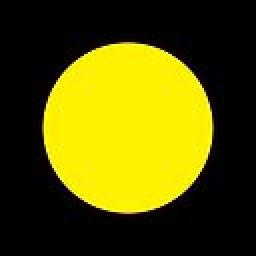
#> input picture imagenesPruebas/circle1.png, 128 x 128 px, found by its file name (shown 2 times larger)
$ jupyter execute --allow-errors Practica2-1.ipynb
#> lines starting #> are read from the running program, lines starting #| are printed output that depends on the picture; pictures that were not available may be replaced by others from this repository, and a replacement may not be noted
### segmentacion/globalT.py
import numpy as np
from .thresholding import thresholding

def thresholdingGlobal(D, threshold): # 0 or 255 since the threshold
    upThreshold = []
    downThreshold = []
    width_D, height_D = D.shape
    for row in range(width_D):
        for column in range(height_D):
            if(D[row][column]>threshold):
                upThreshold.append(D[row][column])
            else:
                downThreshold.append(D[row][column])
    np.array(upThreshold)
    np.array(downThreshold)
    meanup = np.mean(upThreshold)
    meandown = np.mean(downThreshold)
    newThreshold = (meandown + meanup)/2
    imagen = thresholding(D,newThreshold)
    return imagen


def rgb2gray(rgb):
    return np.dot(rgb[..., :3], [0.299, 0.587, 0.114]).astype(np.uint8)

### utilidades/Practica2-1.ipynb
[cell 1]
import numpy as np

# [113 lines left out: functions obtenerCuadrante, primer1, FreemanChain, not called in this run]

#> (a cell that did not finish here is left out)

[cell 3]
import cv2
import numpy as np
import matplotlib.pyplot as plt
from general import rgb2gray
from general import alpha2rgb
from segmentacion.otsu import thresholdOtsu
from formas_binarias import detectar_bordes_binarios
from bordes import primer1
from bordes import replaceColor
from formas_binarias import FreemanChain

image2 = cv2.imread('imagenesPruebas/circle1.png')
#> image2 is the input picture: shape (128, 128, 3); mean B, G, R 2.2, 84.4, 88.8
#> (the rest of this cell did not finish here and is left out)

[cell 4]
import cv2
import numpy as np
import matplotlib.pyplot as plt
from segmentacion.globalT import thresholdingGlobal
from formas_binarias import etiquetas_c
from Clasificadores import KmeansComplete
from Clasificadores import elbow_method
import os
from segmentacion import region_growing

[cell 5]
image = cv2.imread('apple.jpg', 0)
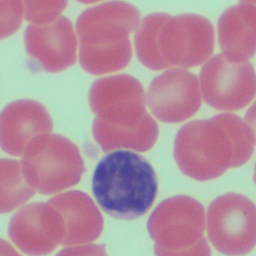
#> input picture imagenesPruebas/ejemplo2.png, 256 x 256 px, given in place of apple.jpg, which was not available
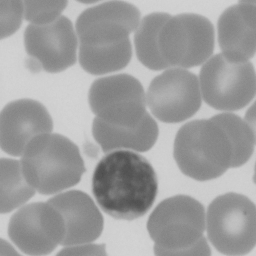
#> image: shape (256, 256); min 76, max 212, mean 158.5
threshold = 5
region_growing(image, threshold)
#> (this line was passed over: segmentacion is not available in this run)

[cell 6]
image = cv2.imread('mri.jpg', 0)
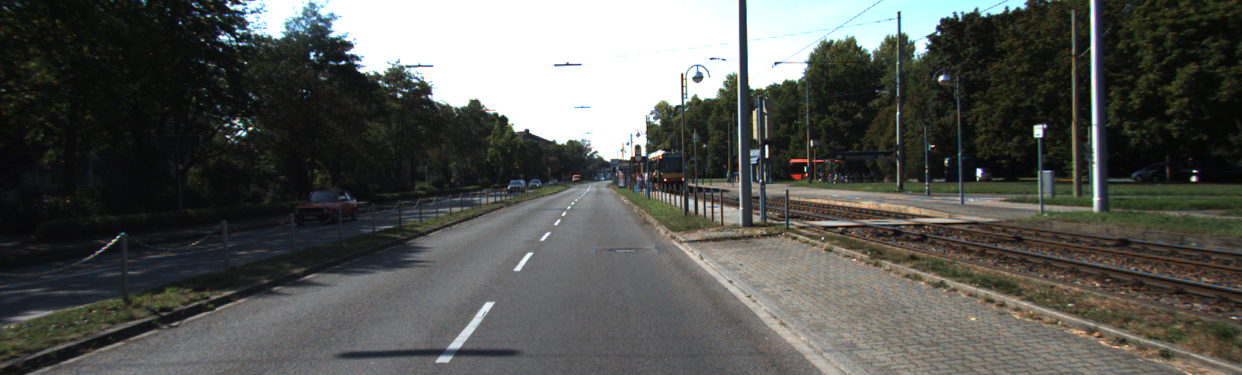
#> input picture imagenesPruebas/test.png, 1242 x 375 px, given in place of mri.jpg, which was not available
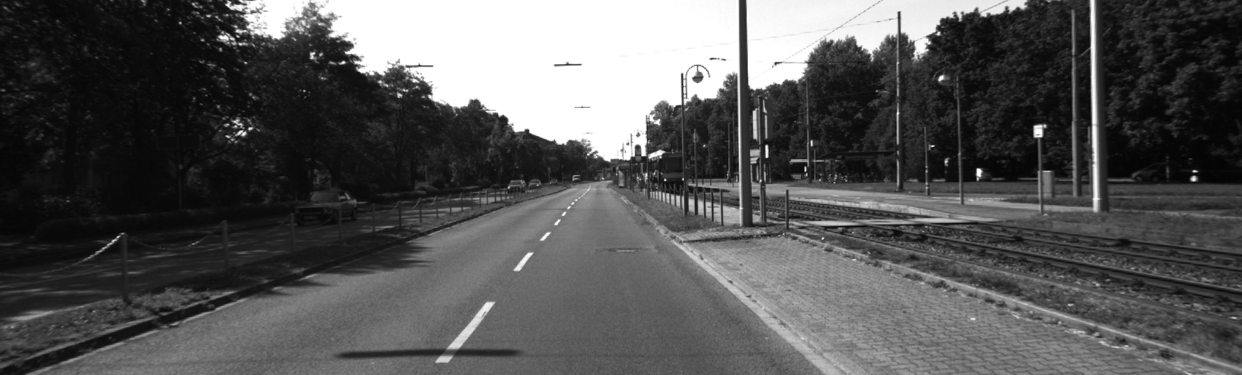
#> image: shape (375, 1242); min 3, max 255, mean 85.6
threshold = 12
region_growing(image, threshold)
#> (this line was passed over: segmentacion is not available in this run)

[cell 7]
imagen = cv2.imread('imagenesPruebas/Kmeans.png')
#> imagen is the input picture: shape (375, 1242, 3); mean B, G, R 82.9, 87, 85.5
img = np.array(imagen)

[cell 8]
print(img.shape)
#| (375, 1242, 3)
imgRecortada = img[:580,:,:]

[cell 9]
plt.imshow(cv2.cvtColor(imgRecortada, cv2.COLOR_BGR2RGB))

[cell 10]
def rgb2grayInverse(rgb):
    return np.dot(rgb[..., :3], [0.114, 0.587, 0.299]).astype(np.uint8)

[cell 11]
from segmentacion.bernsen import Bernsen
img = np.array(imgRecortada)
imggrayI= rgb2grayInverse(img)
#> (the rest of this cell did not finish here and is left out)

#> after the loop in thresholdingGlobal, `for row in range(width_D):`: downThreshold = 128986 items; upThreshold = 336764 items
#> in thresholdingGlobal, `meanup = np.mean(upThreshold)`: meanup = 112.4
#> in thresholdingGlobal, `meandown = np.mean(downThreshold)`: meandown = 15.72
#> in thresholdingGlobal, `newThreshold = (meandown + meanup)/2`: newThreshold = 64.05
